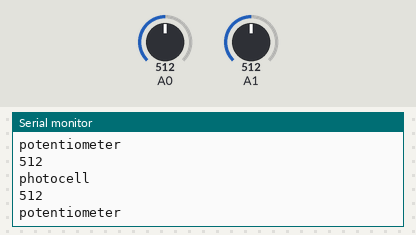
A sketch run on a simulated Arduino Uno, built with avr-gcc and run on an emulated ATmega328P. Parts: the last lines printed to the serial monitor. The inputs (shaded band) are chosen by the test bench; at power-on: A0 = 512, A1 = 512.

Above: at 1.2 s.
1.3 s: A0 set to 991
2.8 s: A0 set to 1009
At 3.4 s:
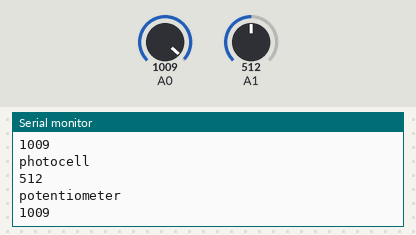
4.3 s: A1 set to 108
At 5.4 s:
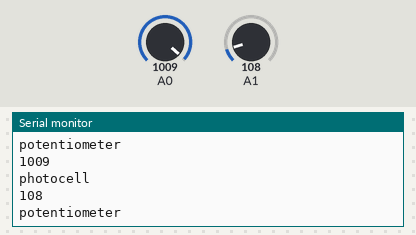
7.3 s: A1 set to 89
At 8.3 s:
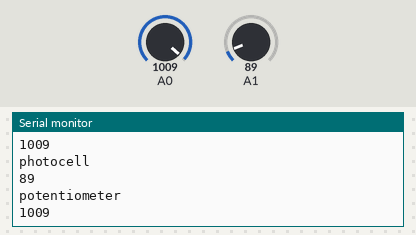
8.8 s: A1 set to 11
At 9.6 s:
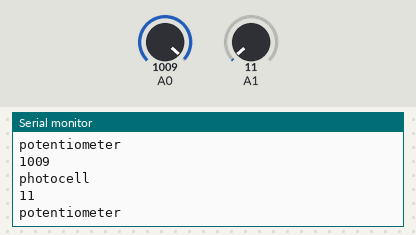
10.3 s: A1 set to 8
At 10.8 s:
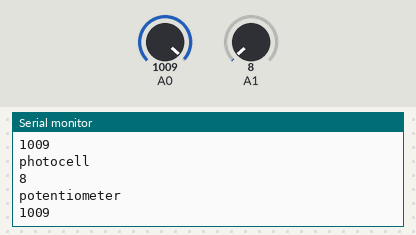
Timing chart, 0 to 13.3 s (numbered marks = the images above; inputs shaded):
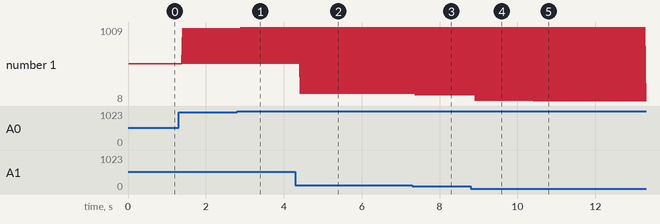

Measured:
- the behaviour switches between 999 and 1000 on A0 (found by bisection; images 0 and 1)
- the behaviour switches between 100 and 99 on A1 (found by bisection; images 2 and 3)
- the behaviour switches between 10 and 9 on A1 (found by bisection; images 4 and 5)
- after the input at 2.8 s, the serial monitor: prints a new line after 0.10 s (image 1)
- after the input at 4.3 s, the serial monitor: prints a new line after 0.12 s (image 2)
- after the input at 7.3 s, the serial monitor: prints a new line after 0.08 s (image 3)
- after the input at 8.8 s, the serial monitor: prints a new line after 0.12 s (image 4)
- after the input at 10.3 s, the serial monitor: prints a new line after 0.11 s (image 5)

The sketch:

sketch_nov27a.ino
```cpp
void setup() {
  // put your setup code here, to run once:
    Serial.begin(9600);


}


void loop() {
  // put your main code here, to run repeatedly:


  int potValue = analogRead(A0);
  Serial.println("potentiometer");
  Serial.println(potValue);


  int photoValue = analogRead(A1);
  Serial.println("photocell");
  Serial.println(photoValue);


  delay(10);


}
```
